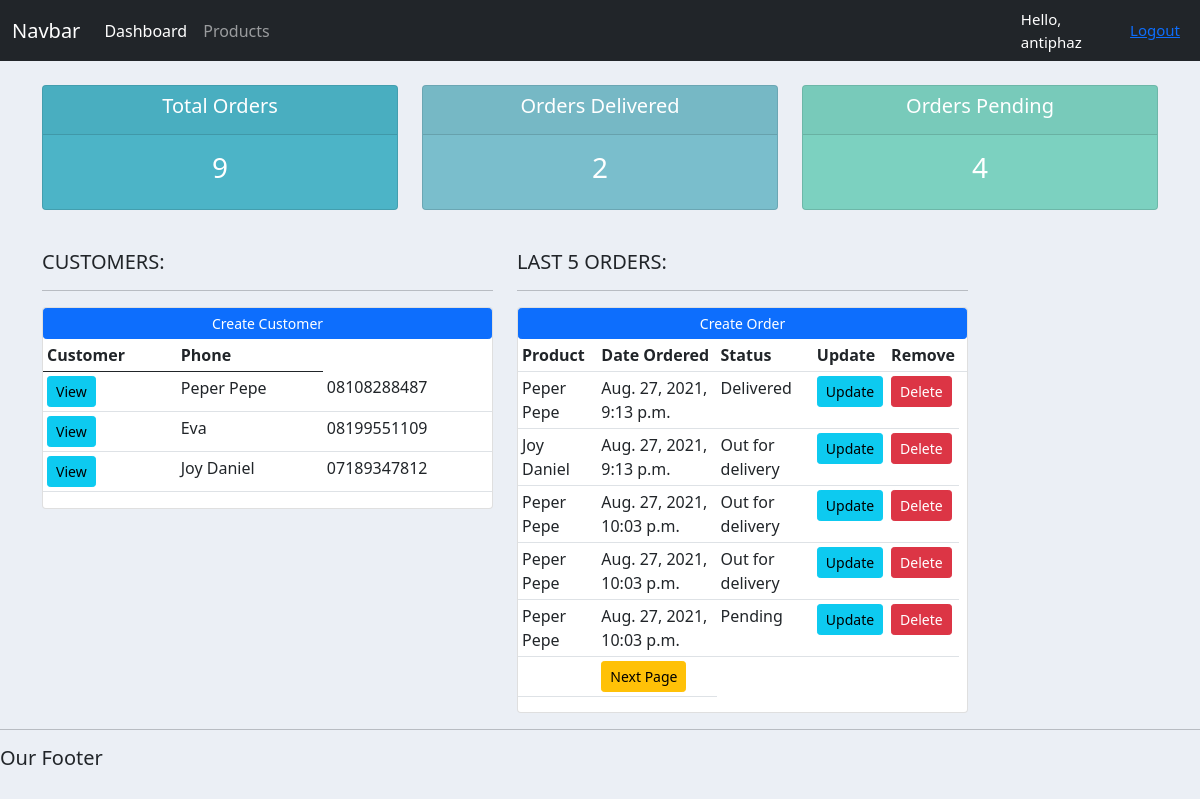
The app's page / (signed in) with its own data.
### accounts/models.py (models this page shows)
class Customer(models.Model):
    name = models.CharField(max_length=200, null=True)
    phone = models.CharField(max_length=200, null=True)
    email = models.CharField(max_length=200, null=True)
    date_created = models.DateTimeField(auto_now_add=True, null=True)
    def __str__(self):
        return self.name

class Order(models.Model):
    STATUS = (
        ('Pending', 'Pending'),
        ('Out for delivery', 'Out for delivery'),
        ('Delivered', 'Delivered'),
    )
    customer = models.ForeignKey(Customer, null=True, on_delete=models.SET_NULL)
    product = models.ForeignKey(Products, null=True, on_delete=models.SET_NULL)
    date_created = models.DateTimeField(max_length=200, null=True, auto_now_add=True)
    status = models.CharField(max_length=200, null=True, choices=STATUS)

### accounts/views.py (the view)
# urls.py: path('', views.home, name="home"),
@login_required(login_url='login')
def home(request):
    customers = Customer.objects.all()
    orders = Order.objects.all()
    total_customers = customers.count()
    total_orders = orders.count()
    pending = Order.objects.filter(status="Pending").count()
    delivered = Order.objects.filter(status="Delivered").count()
    p = Paginator(orders, 5)
    page_num = request.GET.get('page', 1)
    try:
        orders = p.page(page_num)
    except EmptyPage:
        orders = p.page(1)
    context = {
        'customers': customers, 'orders': orders,
        'total_customers': total_customers,
        'total_orders': total_orders, 'pending': pending,
        'delivered': delivered
    }
    return render(request, 'accounts/dashboard.html', context)

### templates/accounts/dashboard.html (shortened to what this page needs)
{% extends 'accounts/main.html' %}
{% block content %}
<div class="container">
  {% include 'accounts/status.html' %}
<br>
  <div class="row" >
    <div class="col-md-5">
      <h5> CUSTOMERS: </h5>
      <hr>
      <div class="card cad-card">
        <a href="" class="btn btn-primary btn-sm btn-block"> Create Customer </a>
        <table class="table table-sm">
          <tr>
            <th> Customer </th>
            <th>Phone </th>
          </tr>
          <tbody>
            {% for customer in customers %}
            <tr>
              <td><a href="{% url 'accounts:customer' customer.id %}" class="btn btn-sm btn-info">View </a></td>
              <td>{{ customer.name}} </td>
              <td>{{ customer.phone}} </td>
            </tr>
            {% endfor %}
          </tbody>
        </table>
      </div>
    </div>
    <div class="col-md-5">
      <h5> LAST 5 ORDERS: </h5>
      <hr>
      <div class="card cad-card">
        <a href="{% url 'accounts:create_order' %}" class="btn btn-primary btn-sm btn-block"> Create Order </a>
        <table class="table table-sm">
          <tr>
            <th>Product</th>
            <th>Date Ordered </th>
            <th>Status </th>
            <th>Update </th>
            <th>Remove </th>
            <th></th>
          </tr>
           {% for order in orders %}
            <tr>
              <td>{{ order.customer}} </td>
              <td>{{ order.date_created}} </td>
              <td>{{ order.status}} </td>
              <td><a href="{% url 'accounts:update_order' order.id %}" class="btn btn-sm btn-info">Update </a></td>
              <td><a href="{% url 'accounts:delete_order' order.id %}" class="btn btn-sm btn-danger">Delete </a></td>
            </tr>
            {% endfor %}
            <tr>
              <td>
              </td>
              <td>
                {% if orders.has_next %}
                  <a class="btn btn-sm btn-warning" href="{% url 'accounts:home' %}?page={{orders.next_page_number}}" >Next Page</a>
                {% endif %}
              </td>
        </table>
      </div>
    </div>
  </div>
  </div>
{% endblock %}

### templates/accounts/main.html (shortened to what this page needs)
{% load static %}
<!doctype html>
<html lang="en">
  <head>
    <link href="{% static 'css/bootstrap.min.css' %}" rel="stylesheet">
    <link rel="stylesheet" href="{% static 'css/main.css' %}"  type="text/css">
  </head>
  <body>
  {% include 'accounts/nav.html' %}
    {% block content %}
    {% endblock %}
    <hr>
    <h5>Our Footer </h5>
  </body>
</html>

### templates/accounts/nav.html (shortened to what this page needs)
{% load static %}
<nav class="navbar navbar-expand-lg navbar-dark bg-dark">
  <div class="container-fluid">
    <a class="navbar-brand" href="#">Navbar</a>
    <div class="collapse navbar-collapse" id="navbarNav">
      <ul class="navbar-nav">
        <li class="nav-item">
          <a class="nav-link active" aria-current="page" href="#">Dashboard</a>
        </li>
        <li class="nav-item">
          <a class="nav-link" href="{% url 'accounts:products' %}">Products</a>
        </li>
        <li class="nav-item">
          <a class="nav-link" href="#"></a>
        </li>
        <li class="nav-item">
          <a class="nav-link disabled" href="#" tabindex="-1" aria-disabled="true"></a>
        </li>
      </ul>
    </div>
  </div>
  {% if user.is_authenticated %}
    <span class="hello-msg">Hello, {{request.user}}</span>
    <span class="hello-msg"><a href="{% url 'accounts:login' %}">Logout</a></span>
  {% endif %}
</nav>

### templates/accounts/status.html
<br>
<div class="row">
    <div class="col">
        <div class="col-md">
            <div class="card text-center text-white mb-3" id="total-orders">
                <div class="card-header">
                    <h5 class="card-title">Total Orders </h5>
                </div>
                <div class="card-body">
                    <h3 class="card-title">{{ total_orders }}</h3>
                </div>
            </div>
        </div>
    </div>
    <div class="col">
        <div class="col-md">
            <div class="card text-center text-white mb-3" id="orders-delivered">
                <div class="card-header">
                    <h5 class="card-title">Orders Delivered</h5>
                </div>
                <div class="card-body">
                    <h3 class="card-title">{{ delivered }}</h3>
                </div>
            </div>
        </div>
    </div>
    <div class="col">
        <div class="col-md">
            <div class="card text-center text-white mb-3" id="orders-pending">
                <div class="card-header">
                    <h5 class="card-title">Orders Pending </h5>
                </div>
                <div class="card-body">
                    <h3 class="card-title">{{ pending }}</h3>
                </div>
            </div>
        </div>
    </div>
</div>

### static/css/main.css (style rules this page uses)
body { margin:0; background-color:#ebeff5; }
#total-orders { background-color: #4cb4c7; }
#orders-delivered { background-color: #7abecc; }
#orders-pending { background-color: #7cd1c0; }

### templates/accounts/main.html (style rules this page uses)
body { margin:0; background-color:#ebeff5; }
#total-orders { background-color: #4cb4c7; }
#orders-delivered { background-color: #7abecc; }
#orders-pending { background-color: #7cd1c0; }

### templates/accounts/nav.html (style rules this page uses)
.hello-msg { font-size:15px; color: #fff; margin-right:20px; }

### records on screen
Customer: name "Peper Pepe", phone "08108288487"
Customer: name "Eva", phone "08199551109"
Customer: name "Joy Daniel", phone "07189347812"
Order: customer "Peper Pepe", date_created "Aug. 27, 2021, 9:13 p.m.", status "Delivered"
Order: customer "Joy Daniel", date_created "Aug. 27, 2021, 9:13 p.m.", status "Out for delivery"
Order: customer "Peper Pepe", date_created "Aug. 27, 2021, 10:03 p.m.", status "Out for delivery"
Order: customer "Peper Pepe", date_created "Aug. 27, 2021, 10:03 p.m.", status "Out for delivery"
Order: customer "Peper Pepe", date_created "Aug. 27, 2021, 10:03 p.m.", status "Pending"

### other values on screen
{{ request.user }} "antiphaz"
{{ total_orders }} "9"
{{ delivered }} "2"
{{ pending }} "4"
